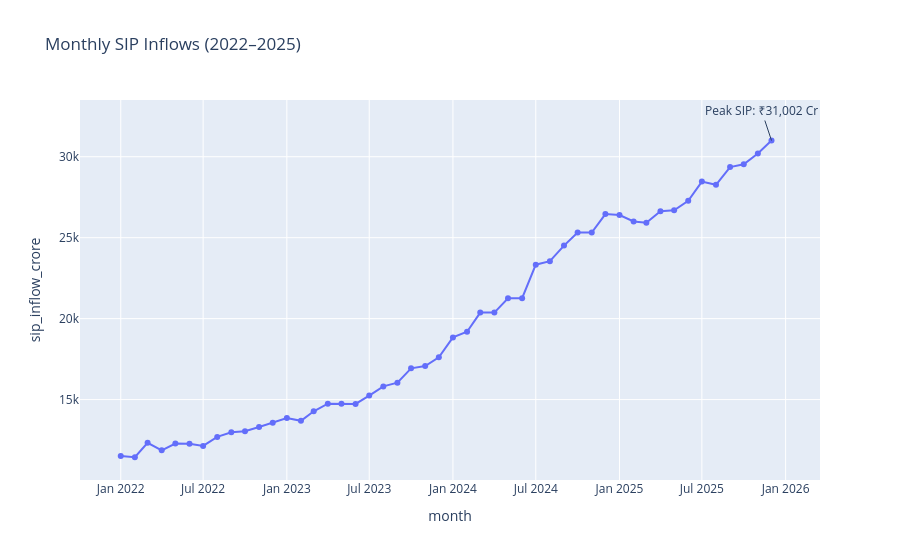

Notebook cell for this chart:
### Code cell
# SIP Trend Analysis

sip["month"] = pd.to_datetime(sip["month"])

fig = px.line(
    sip,
    x="month",
    y="sip_inflow_crore",
    title="Monthly SIP Inflows (2022–2025)",
    markers=True
)

max_row = sip.loc[
    sip["sip_inflow_crore"].idxmax()
]

fig.add_annotation(
    x=max_row["month"],
    y=max_row["sip_inflow_crore"],
    text=f"Peak SIP: ₹{max_row['sip_inflow_crore']:,.0f} Cr",
    showarrow=True
)

fig.show()
